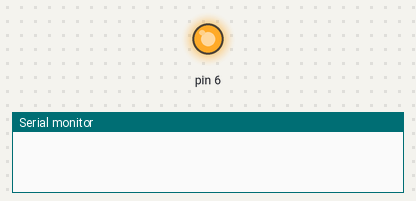
Simulated run of this sketch. Board: Arduino Uno, built with avr-gcc and run on an emulated ATmega328P. On the bench: output pins drawn as LEDs (lit = HIGH), the last lines printed to the serial monitor. Random numbers use the default seed unless the sketch sets one.

Above: at 0.1 s.
At 126.6 s:
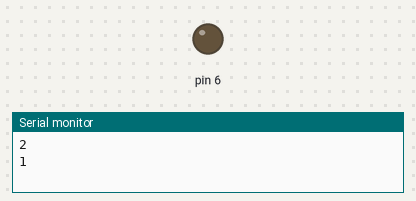
Timing chart, 0 to 130.0 s (numbered marks = the images above):
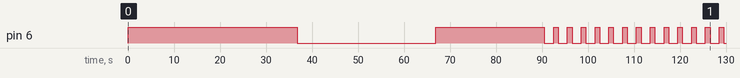

The sketch:

FlashLight.ino
```cpp
int type = 0;
bool on = false;

void setup() {
  // initialize digital pin LED_BUILTIN as an output.
  pinMode(6, OUTPUT);
  Serial.begin(9600);
}

void loop() {

  if (type == 1 && on == true) {
    Flicker();
  } else if (type == 2 && on == true) {
    Off();
  } else {
    On();
  }


}

void Flicker() {
  for(int i = 0; i <= 30; i++){
  digitalWrite(6, LOW);
  delay(2000);
  digitalWrite(6, HIGH);
  delay(1000);
  }
  on = false;
}

void Off() {
  digitalWrite(6, LOW);
  delay(random(20000, 40000));
  digitalWrite(6, HIGH);
  on = false;
}

void On() {
  digitalWrite(6, HIGH);
  delay(random(20000, 40000));
  type = random(1,3);
  on = true;
  Serial.println(type);
}
```

Measured:
- by itself, pin 6: goes HIGH 36.8 s, LOW 30.1 s, HIGH 23.7 s, 13 × (LOW 2.0 s, HIGH 1.0 s), then LOW
